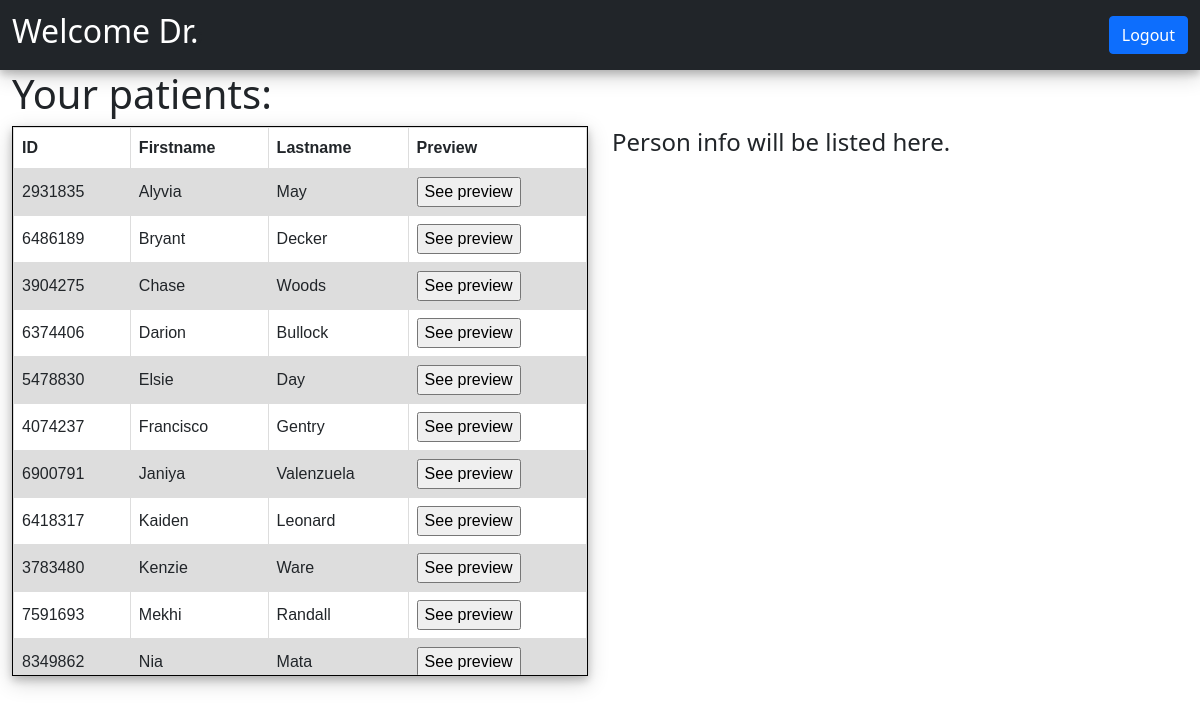
The app's page /dashboard.php (signed in) with its own data.
### tables this page shows
CREATE TABLE Patients(
	UID INT NOT NULL AUTO_INCREMENT,
    national_id INT NOT NULL,
    first_name VARCHAR(20) NOT NULL,
    last_name VARCHAR(20) NOT NULL,
    email VARCHAR(50) UNIQUE NOT NULL,
    doctor_uid INT NOT NULL,
    
    PRIMARY KEY(UID),
    FOREIGN KEY (doctor_uid) REFERENCES Doctors(UID)
    );

### src/dashboard.php (the view, shortened to what this page needs)
<!DOCTYPE html>
<html lang="en">
<head>
    <link href="https://cdn.jsdelivr.net/npm/bootstrap@5.1.1/dist/css/bootstrap.min.css" rel="stylesheet">
    <link href="css/dashboard_styles.css" rel="stylesheet">
</head>
<body>
    <?php
if (!isset($_SESSION['logged_in'])){
    header("Location: login.php");
}
else
{
    echo "
        <nav class='navbar navbar-expand-lg navbar-dark bg-dark sticky-top'
        style='box-shadow: 0 4px 8px 0 rgba(0, 0, 0, 0.2), 0 6px 20px 0 rgba(0, 0, 0, 0.19);'>
        <div class='container-fluid'>
            <h2 style='color:white;'>Welcome Dr. " . $_SESSION['last_name'] . "</h2>;
            <button class='navbar-toggler' type='button' data-bs-toggle='collapse' data-bs-target='#navbarText'
                aria-controls='navbarText' aria-expanded='false' aria-label='Toggle navigation'>
                <span class='navbar-toggler-icon'></span>
            </button>
            <div class='collapse navbar-collapse' id='navbarText'>
                <ul class='navbar-nav me-auto mb-2 mb-lg-0'>
                    <!-- <li class='nav-item'>
                        <a class='nav-link active' aria-current='page' href='#'>Home</a>
                    </li>
                    <li class='nav-item'>
                        <a class='nav-link' href='#'>Features</a>
                    </li>
                    <li class='nav-item'>
                        <a class='nav-link' href='#'>Pricing</a>
                    </li> -->
                </ul>
                <span class='navbar-text'>
                    <a class='btn btn-primary btn-md' href='logout.php' role='button'>Logout</a>
                </span>
            </div>
        </div>
    </nav>
    ";
}
?>
    <div class="container-fluid">
        <div class="row">
            <div class="col-sm">
                <h1>Your patients:</h1>
                <?php
include "db.php";
mysqli_query($conn, "SET @p0='" . $_SESSION["UID"] . "'");
$sql = "CALL GetPatients (@p0)";
$result = $conn->query($sql);
if ($result->num_rows > 0)
{
    echo "<div style='overflow-y:auto; height: 550px; border:0.5px solid black; box-shadow: 0 4px 8px 0 rgba(0, 0, 0, 0.2), 0 6px 20px 0 rgba(0, 0, 0, 0.19);'>";
    echo "<table>";
    echo "<tr>";
    echo "<th>ID</th> <th>Firstname</th> <th>Lastname</th> <th>Preview</th>";
    while ($row = $result->fetch_assoc())
    {
        echo "<tr>";
        echo "<td>" . $row["national_id"] . "</td><td>" . $row["first_name"] . "</td><td>" . $row["last_name"] . "</td>";
        echo "<td><input type='Submit' value='See preview' onclick='show_patient(" . $row["UID"] . ")'></td>";
        echo "</tr>";
    }
    echo "</table>";
    echo "</div>";
}
else
{
    echo "<h2>No Patients</h2>";
}
?>
            </div>
            <div class="col-sm">
                <div id="patient_preview">
                    <h4><br><br>Person info will be listed here.</h4>
                </div>
            </div>
        </div>
</body>
</html>

### src/css/dashboard_styles.css (style rules this page uses)
table { font-family: arial, sans-serif; border-collapse: collapse; width: 100%; }
td, th { border: 1px solid #dddddd; text-align: left; padding: 8px; }
tr:nth-child(even) { background-color: #dddddd; }

### records on screen
patients: national "2931835", first_name "Alyvia", last_name "May"
patients: national "6486189", first_name "Bryant", last_name "Decker"
patients: national "3904275", first_name "Chase", last_name "Woods"
patients: national "6374406", first_name "Darion", last_name "Bullock"
patients: national "5478830", first_name "Elsie", last_name "Day"
patients: national "4074237", first_name "Francisco", last_name "Gentry"
patients: national "6900791", first_name "Janiya", last_name "Valenzuela"
patients: national "6418317", first_name "Kaiden", last_name "Leonard"
patients: national "3783480", first_name "Kenzie", last_name "Ware"
patients: national "7591693", first_name "Mekhi", last_name "Randall"
patients: national "8349862", first_name "Nia", last_name "Mata"
